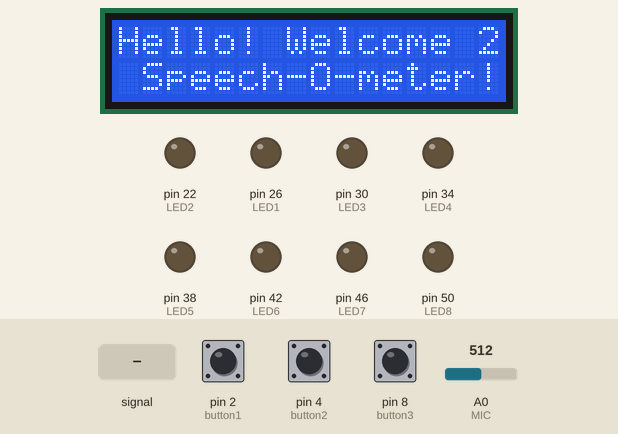
This sketch was run on a simulated Arduino Mega 2560, built with avr-gcc and run on an emulated ATmega2560. Shown: 16×2 character LCD, output pins drawn as LEDs (lit = HIGH). The test bench sets the inputs (shaded band); at power-on: pin 8 (button3) HIGH, A0 (MIC) = 512, pin 2 (button1) HIGH, pin 4 (button2) HIGH. What the sketch prints to the serial monitor is not drawn.

Above: at 3.1 s.
At 13.9 s:
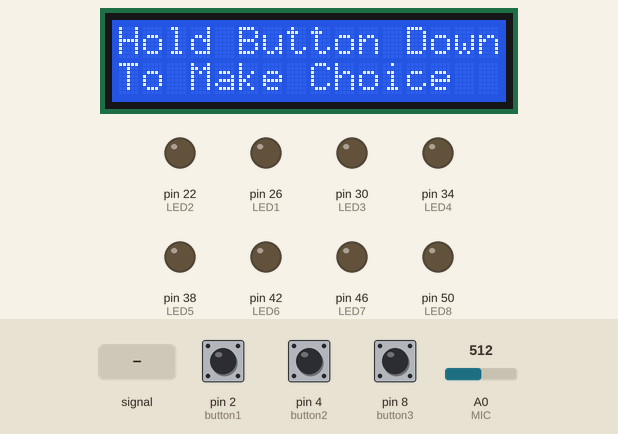
14.0 s: A0 (MIC) fed a 2 Hz sine of ±306 counts around its level
22.4 s: pin 8 (button3) pulled LOW for 0.15 s
At 23.0 s:
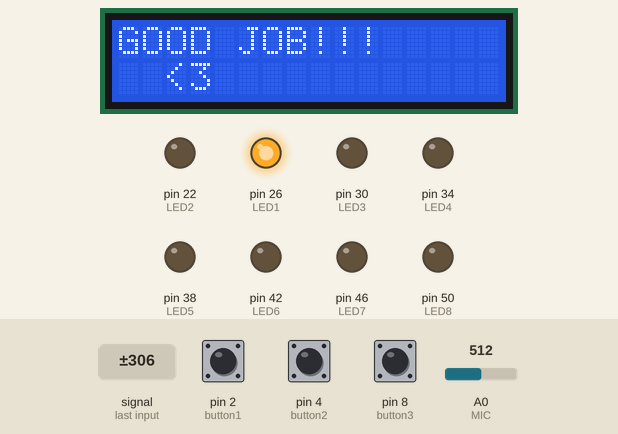
32.9 s: A0 (MIC) set to 362
At 49.4 s:
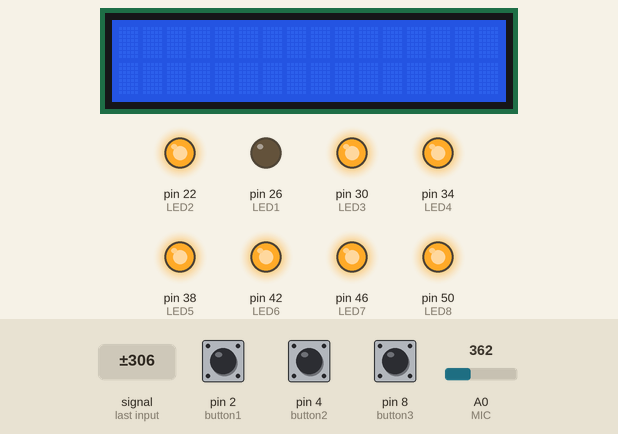
50.1 s: A0 (MIC) set to 335
At 50.8 s:
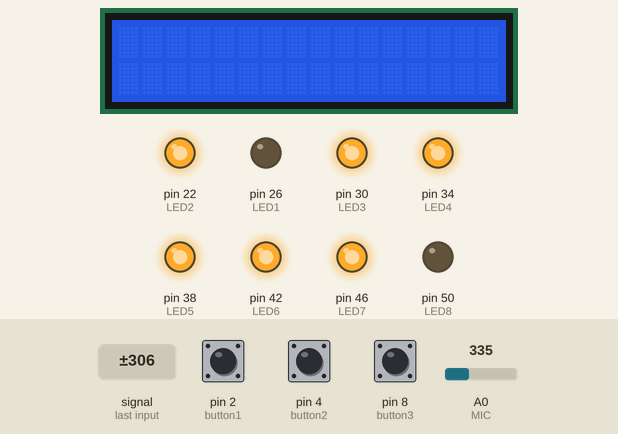
51.6 s: A0 (MIC) fed a 200 Hz sine of ±255 counts around its level
Timing chart, 0 to 71.4 s (numbered marks = the images above; inputs shaded):
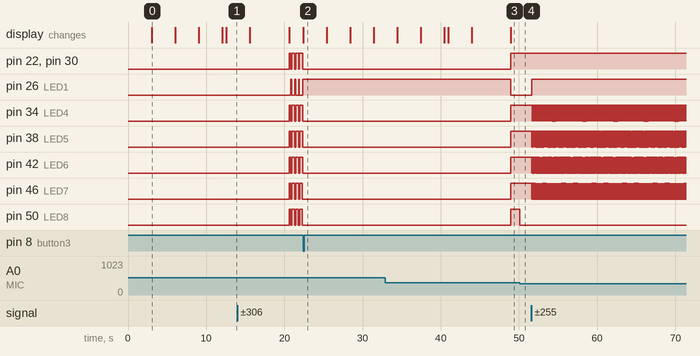

Measured:
- the behaviour switches between 351 and 350 on A0 (MIC) (found by bisection; images 3 and 4)
- after the input at 14.0 s, pin 26 (LED1): alternates HIGH for 0.08 s and LOW for 0.42 s, starting after 6.8 s
- after the input at 22.4 s, pin 22 (LED2), pin 30 (LED3), pin 34 (LED4), pin 38 (LED5), pin 42 (LED6), pin 46 (LED7), pin 50 (LED8): stops changing and stays LOW; pin 26 (LED1): stops changing and stays HIGH; the display: changes at once (image 2)
- after the input at 32.9 s, pin 22 (LED2), pin 30 (LED3), pin 34 (LED4), pin 38 (LED5), pin 42 (LED6), pin 46 (LED7), pin 50 (LED8): goes on until 49.0 s, then stays HIGH; pin 26 (LED1): goes on until 49.0 s, then stays LOW
- after the input at 50.1 s, pin 50 (LED8): HIGH → LOW at once
- after the input at 51.6 s, pin 26 (LED1): LOW → HIGH at once; pin 34 (LED4): alternates HIGH for 0.12 s and LOW for 0.01 s, starting after 0.08 s
- what the display in image 0 shows lasts 3.0 s, from 3.1 s to 6.1 s

The sketch:

DB.ino
```cpp
#include <LiquidCrystal.h>

LiquidCrystal lcd(3, 5, 6, 7, 9, 10);


const int MIC = A0; //the MICrophone amplifier output is connected to pin A0

const int LED2 = 22;
const int LED1 = 26;
const int LED3 = 30;
const int LED4 = 34;
const int LED5 = 38;
const int LED6 = 42;
const int LED7 = 46;
const int LED8 = 50;
int v = 0;


int pausey = 0;

int x;

int button1 = 2;
int button2 = 4; //the variable that will hold the value read from the MICrophone each time
int button3 = 8;

double High, Low, Delta;


void setup() {
  pinMode(button1, INPUT_PULLUP);
  pinMode(button2, INPUT_PULLUP);
  pinMode(button3, INPUT_PULLUP);


  Serial.begin(9600); //sets the baud rate at 9600 so we can check the values the MICrophone is obtaining on the Serial Monitor
  pinMode(LED1, OUTPUT);
  pinMode(LED2, OUTPUT);
  pinMode(LED3, OUTPUT);
  pinMode(LED4, OUTPUT);
  pinMode(LED5, OUTPUT);
  pinMode(LED6, OUTPUT);
  pinMode(LED7, OUTPUT);
  pinMode(LED8, OUTPUT);
  pinMode(MIC, INPUT);
  //Serial.println("Hello World");


  // put your setup code here, to run once:
  lcd.begin(16, 2);

  High = 0;
  Low = 100000;
}


void loop() {


  //ADD CODE HERE TO ASK IF DEFAULT OR NOT
  // put your main code here, to run repeatedly:
  lcd.setCursor(0, 0);
  lcd.print("Hello! Welcome 2");
  delay(3000);

  lcd.setCursor(1, 1);
  lcd.print("Speech-O-meter!");

  //3 second delay
  delay(3000);
  //clear
  lcd.clear();

  //interface for choosing between default voice bins or custom ones
  lcd.print("Would you like");
  lcd.setCursor(1, 1);
  lcd.print("Default mode?");


  delay(3000);
  lcd.clear();

  lcd.setCursor(0, 0);
  lcd.print("or Custom mode?");

  delay(3000);
  lcd.clear();


  lcd.setCursor(0, 0);
  lcd.print("Hold Button Down");

  delay(500);

  lcd.setCursor(0, 1);
  lcd.print("To Make Choice");

  delay(3000);
  lcd.clear();

  lcd.setCursor(0, 0);
  lcd.print("You Have");

  lcd.setCursor(0, 1);
  lcd.print("5 seconds");

  delay(5000);
  lcd.clear();


  if (digitalRead(button1) == LOW)  x = 0;
  else if (digitalRead(button2) == LOW)  x = 1;


  if (x == 0)
  {
    Serial.println("Default Value code");
    Low = 250;
    High = 320;
    Delta = (High - Low) / 7;
  }
  if (x == 1)
  {
    Serial.println("HOLD BUTTON TO STOP measuring your voice levels");

    while (1)
    {
      if (analogRead(MIC) > High) High = analogRead(MIC);
      if (analogRead(MIC) < Low && analogRead(MIC) > 250) High = analogRead(MIC) + 40;

      if (digitalRead(button1) == LOW) break;
    }

    Delta = (High - Low) / 7;
  }


  int y = 0;


  int p  = 0;

  while (y == 0)
  {

    // INSERT HOLD BUTTON TO STOP PRINT //

    // ODAY CODE START //
    v = analogRead(MIC);
    Serial.println(v);


    // Checking The Volume Of the LEDS
    if (v <= Low)
    {
      // creating flashing mechanism for Volume that is at Noise Level
      digitalWrite(LED1, HIGH);


     p = 0;
    }
    else
      digitalWrite(LED1, LOW);

    v = analogRead(MIC);

    if (v > Low)
    {

      digitalWrite(LED2, HIGH);


      p++;
    }
    else
      digitalWrite(LED2, LOW);

    v = analogRead(MIC);

    if (v > (Low + Delta))
    {

      digitalWrite(LED3, HIGH);

      p = 0;
    }
    else
      digitalWrite(LED3, LOW);

    v = analogRead(MIC);

    if (v > (Low + (2 * Delta)))
    {

      digitalWrite(LED4, HIGH);

      p = 0;
    }
    else
      digitalWrite(LED4, LOW);

    v = analogRead(MIC);

    if (v > (Low + (3 * Delta)))
    {

      digitalWrite(LED5, HIGH);

      p = 0;
    }
    else
      digitalWrite(LED5, LOW);

    v = analogRead(MIC);

    if (v > (Low + (4 * Delta)))
    {

      digitalWrite(LED6, HIGH);

      p = 0;
    }
    else
      digitalWrite(LED6, LOW);

    v = analogRead(MIC);

    if (v > (Low + (5 * Delta)))
    {

      digitalWrite(LED7, HIGH);

      p = 0;
    }
    else
      digitalWrite(LED7, LOW);

    v = analogRead(MIC);

    if (v > (Low + (6 * Delta) + 40))
    {

      // creating flashing mechanism for Volume that is at Noise Level
      digitalWrite(LED8, HIGH);

      p = 0;
    }
    else
      digitalWrite(LED8, LOW);

    // ODAY CODE END //

    if (p == 1000)
    {

      lcd.setCursor(0, 0);
      lcd.print("Pause");
      lcd.setCursor(0, 1);
      lcd.print("Detected!");
      delay(2000);
      lcd.clear();

      p = 0;
      pausey++;
    }

    if (digitalRead(button3) == LOW)
    {
      Serial.println("Button Pushed");
      y = 1;
    }

  }

  if (pausey <= 3)
  {
    lcd.setCursor(0, 0);
    lcd.print("GOOD JOB!!!");
    lcd.setCursor(0, 1);
    lcd.print("  <3  ");
    delay(3000);
    lcd.clear();

    lcd.setCursor(0, 0);
    lcd.print("You Paused 3");
    lcd.setCursor(0, 1);
    lcd.print(" Or less Times ");
    delay(3000);
    lcd.clear();
  }
  else
  {
    lcd.setCursor(0, 0);
    lcd.print("You Paused More");
    lcd.setCursor(0, 1);
    lcd.print("Than 3 Times");
    delay(3000);
    lcd.clear();

    lcd.setCursor(0, 0);
    lcd.print("Keep Practicing");
    delay(3000);
    lcd.clear();

  }

}
```
